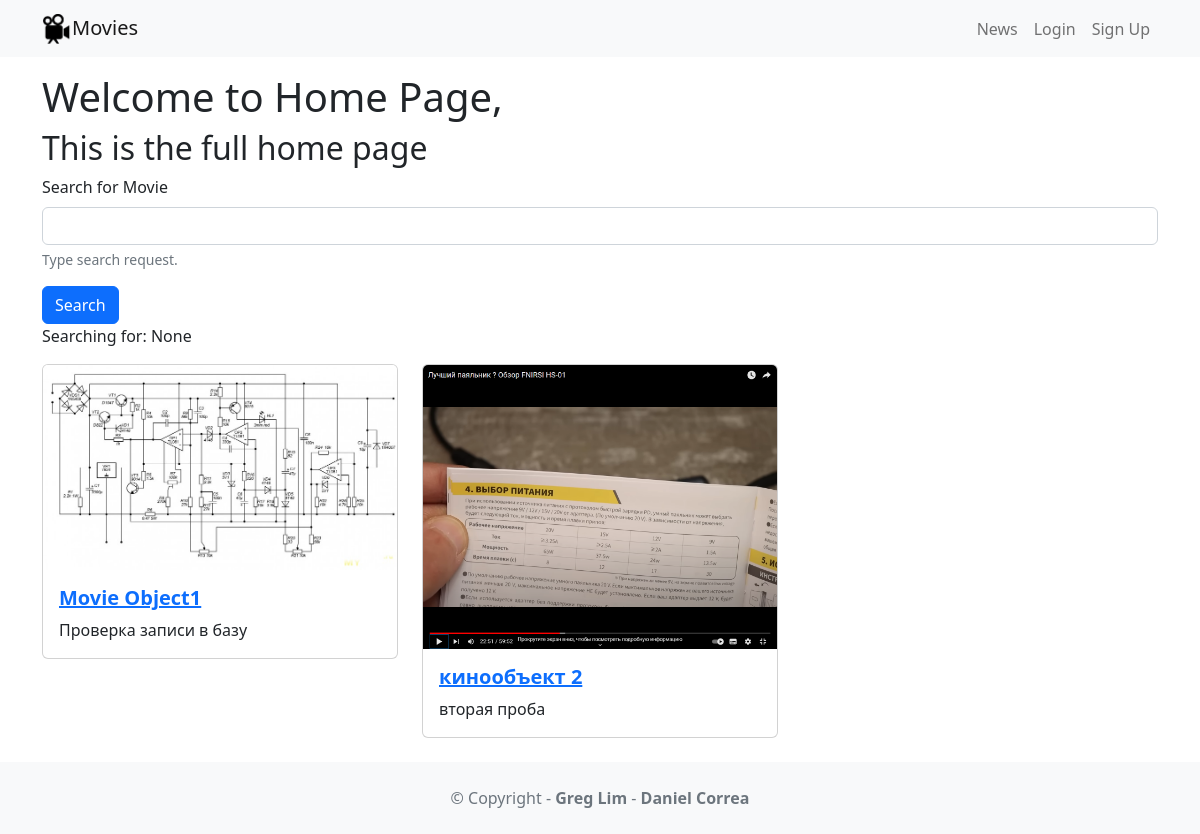
The app's page /, older data.
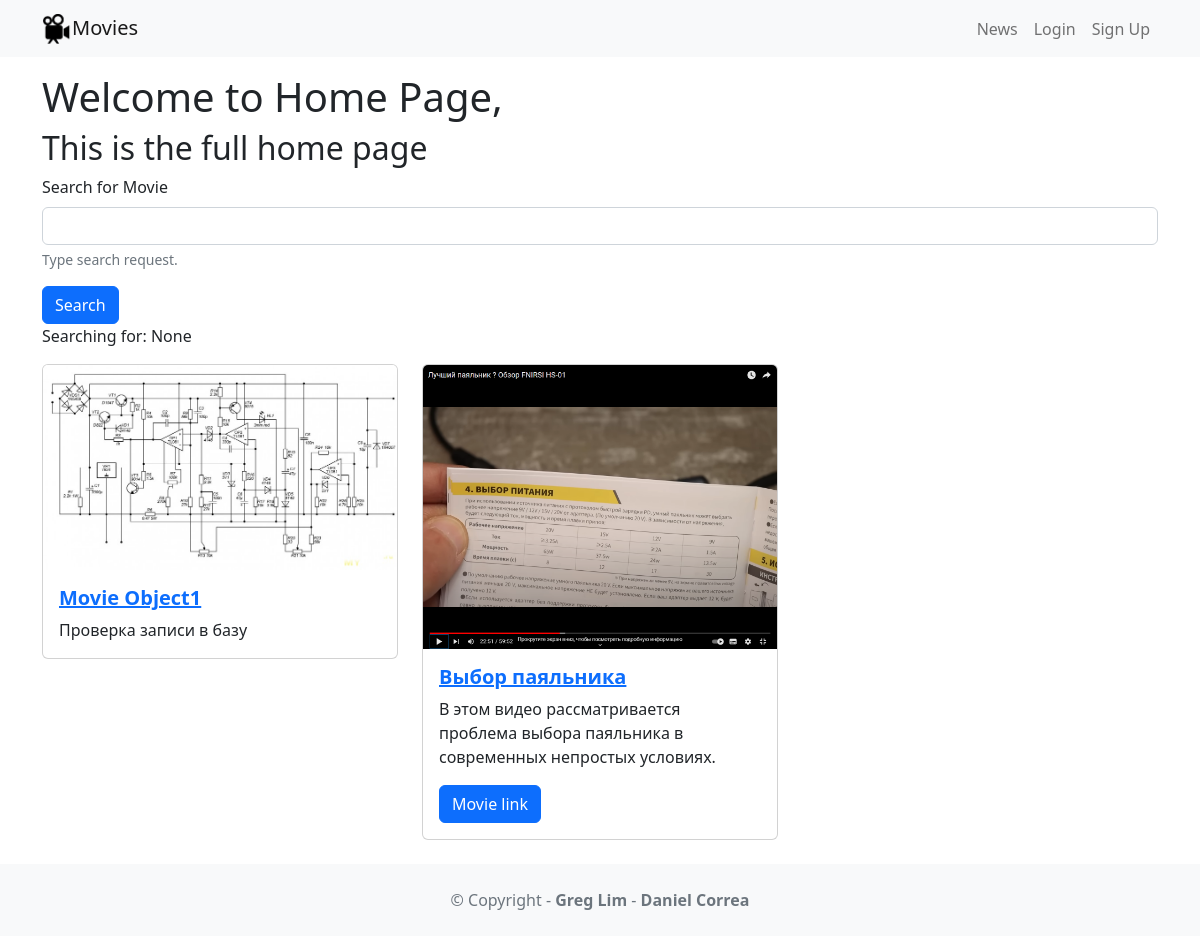
The same page, newer data.
### movie/models.py (models this page shows)
class Movie(models.Model):
    title = models.CharField(max_length=100)
    description = models.CharField(max_length=250)
    image = models.ImageField(upload_to='movie/images/')
    url = models.URLField(blank=True)

### movie/views.py (the view)
# urls.py: 2. Add a URL to urlpatterns:  path('', views.home, name='home')
def home(request):
    search_term = request.GET.get('searchMovie')
    if search_term:
        movies = Movie.objects.filter(title__icontains=search_term)
    else:
        movies = Movie.objects.all()
    return render(request, 'home.html',
                  {'searchTerm': search_term, 'movies': movies})

### movie/templates/home.html
{% extends 'base.html' %}
{% block content %}
    <h1>Welcome to Home Page, {{ name }}</h1>
    <h2>This is the full home page</h2>
    <form action="">
        <div class="mb-3">
            <label for="searchInput" class="form-label">Search for Movie</label>
            <input type="text" class="form-control" name="searchMovie" id="searchInput" aria-describedby="searchHelp">
            <div id="searchHelp" class="form-text">Type search request.</div>
        </div>
        <button type="submit" class="btn btn-primary">Search</button>
    </form>
    <p>Searching for: {{ searchTerm }}</p>
    <div class="row row-cols-1 row-cols-md-3 g-4">
        {% for movie in movies %}
            <div v-for="movie in movies" class="col">
                <div class="card">
                    <img class="card-img-top" src="{{ movie.image.url }}" alt="MovieImage">
                    <div class="card-body">
                        <a href="{% url 'detail' movie.id %}">
                            <h5 class="card-title fw-bold">{{ movie.title }}</h5>
                        </a>
                        <p class="card-text">{{ movie.description }}</p>
                        {% if movie.url %}
                            <a href="{{ movie.url }}" class="btn btn-primary">Movie link</a>
                        {% endif %}
                    </div>
                </div>
            </div>
        {% endfor %}
    </div>
{% endblock content %}

### movieproj/templates/base.html (shortened to what this page needs)
<!DOCTYPE html>
<html lang="ru">
<head>
     <link href="https://cdn.jsdelivr.net/npm/bootstrap@5.2.3/dist/css/bootstrap.min.css" rel="stylesheet"
>
    {% load static %}
</head>
<body>
<nav class="navbar navbar-expand-lg navbar-light bg-light mb-3">
     <div class="container">
         <a class="navbar-brand" href="{% url 'home' %}">
             <img src="{% static 'images/movie.png' %}" alt=""
                  width="30" height="30" class="d-inline-block align-text-top" />Movies</a>
         <div class="collapse navbar-collapse" id="navbarNavAltMarkup">
             <div class="navbar-nav ms-auto">
                 <a class="nav-link" href="{% url 'news' %}">News</a>
                 {% if user.is_authenticated %}
                     <a class="nav-link" href="{% url 'logout_account' %}">Logout {{ uer.username }}</a>
                 {% else %}
                     <a class="nav-link" href="#">Login</a>
                     <a class="nav-link" href="{% url 'signup_account' %}">Sign Up</a>
                 {% endif %}
             </div>
         </div>
     </div>
 </nav>
<div class="container">
    {% block content %}
    {% endblock content%}
</div>
<footer class="text-center text-lg-start bg-light text-muted mt-4">
    <div class="text-center p-4">
        © Copyright -
        <a class="text-reset fw-bold text-decoration-none"
           target="_blank"
           href="https://twitter.com/greglim81">Greg Lim
        </a> -
        <a class="text-reset fw-bold text-decoration-none"
           target="_blank"
           href="https://twitter.com/danielgarax">
            Daniel Correa
        </a>
    </div>
</footer>
</body>
</html>

Row changes from the older to the newer data that the page shows:
changed Movie: title "кинообъект 2" → "Выбор паяльника"; description "вторая проба" → "В этом видео рассматривается проблема выбора паяльника в современных непростых условиях."; now shows "Movie link"
